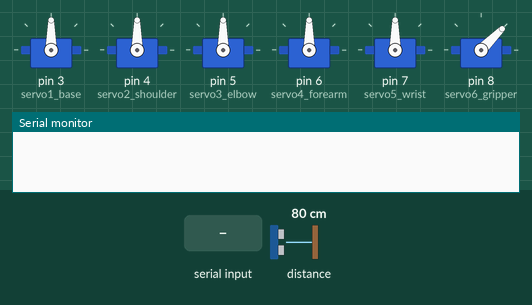
Recording of a sketch running on a simulated Arduino Uno, built with avr-gcc and run on an emulated ATmega328P. Parts: 6 × servo, the last lines printed to the serial monitor. The test bench sets the inputs (shaded band); at power-on: distance to the obstacle 80 cm. No radio packets arrive unless stated.

Above: at 1.2 s.
1.3 s: "90,45,200,10,150,30\n" received over Serial
At 2.2 s:
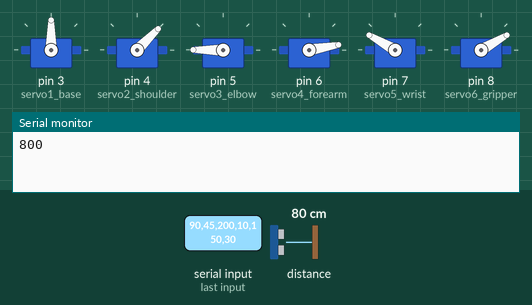
2.8 s: "30,150,10,200,45,90\n" received over Serial
At 3.3 s:
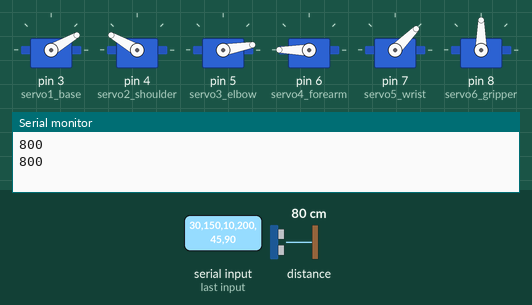
Timing chart, 0 to 5.8 s (numbered marks = the images above; inputs shaded):
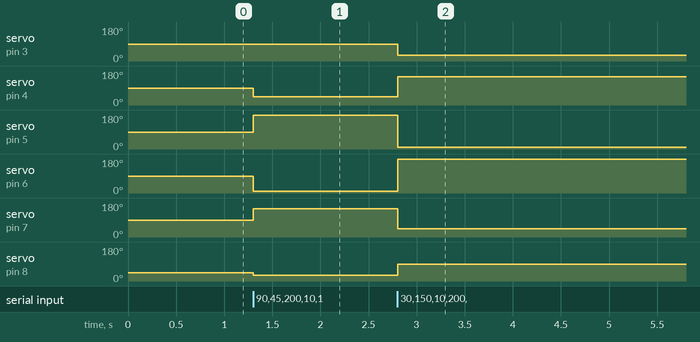

The sketch:

inverse_forward_kinematics.ino
```cpp
#include <Servo.h>
#include <VL53L0X.h>
#include <Wire.h>
#include <SPI.h>
#include <RF24.h>

// Создаем объекты сервоприводов
Servo servo1_base;
Servo servo2_shoulder;
Servo servo3_elbow;
Servo servo4_forearm;
Servo servo5_wrist;
Servo servo6_gripper;

// Создаем объект лазерного датчика и радиомодуля
VL53L0X sensor;

RF24 radio(10, 9); // CE = 10, CSN = 9
const uint64_t address = 0xF0F0F0F0E1LL;

void setup() {
  Serial.begin(115200);
  Serial.setTimeout(10);

  servo1_base.attach(3);
  servo2_shoulder.attach(4);
  servo3_elbow.attach(5);
  servo4_forearm.attach(6);
  servo5_wrist.attach(7);
  servo6_gripper.attach(8);

  Wire.begin();
  sensor.init();
  sensor.startContinuous();

  servo1_base.write(90);
  servo2_shoulder.write(90);
  servo3_elbow.write(90);
  servo4_forearm.write(90);
  servo5_wrist.write(90);
  servo6_gripper.write(45);

  // Инициализация радио-мастера
  if (!radio.begin()) {
    Serial.println("ОШИБКА: Радиомодуль TX не найден!");
    while (1) {}
  }
  radio.setAutoAck(false);
  radio.setPALevel(RF24_PA_MIN);
  radio.setChannel(115);
  radio.setPayloadSize(32);
  radio.setDataRate(RF24_250KBPS);
  radio.openWritingPipe(address);
  radio.stopListening(); // Мастер работает на передачу
}

void loop() {
  if (Serial.available() > 0) {
    char firstChar = Serial.peek();

    // 1. ЕСЛИ ПРИШЛА РАДИОКОМАНДА (например, "RADIO:MOVE:20\n")
    if (firstChar == 'R') {
      String cmd = Serial.readStringUntil('\n');
      cmd.remove(0, 6); // Удаляем префикс "RADIO:" (6 символов)

      char msg[32] = {0};
      cmd.toCharArray(msg, 32);

      bool success = radio.write(msg, sizeof(msg));
      if (success) {
        Serial.println("RADIO_TX_OK");
      } else {
        Serial.println("RADIO_TX_FAIL");
      }
    }
    // 2. ЕСЛИ ПРИШЛИ УГЛЫ ДЛЯ СЕРВОПРИВОДОВ (число или знак минуса)
    else if (isDigit(firstChar) || firstChar == '-') {
      int j1 = Serial.parseInt();
      int j2 = Serial.parseInt();
      int j3 = Serial.parseInt();
      int j4 = Serial.parseInt();
      int j5 = Serial.parseInt();
      int gripper = Serial.parseInt();

      if (Serial.read() == '\n') {
        servo1_base.write(constrain(j1, 0, 180));
        servo2_shoulder.write(constrain(j2, 0, 180));
        servo3_elbow.write(constrain(j3, 0, 180));
        servo4_forearm.write(constrain(j4, 0, 180));
        servo5_wrist.write(constrain(j5, 0, 180));
        servo6_gripper.write(constrain(gripper, 0, 90));

        int distance = sensor.readRangeContinuousMillimeters();
        Serial.println(distance);
      }
    } else {
      // Очистка буфера от случайного мусора
      Serial.read();
    }
  }
}
```

Measured:
- after the input at 1.3 s, servo on pin 4 (servo2_shoulder): 90° → 45° at once; servo on pin 5 (servo3_elbow): 90° → 180° at once; servo on pin 6 (servo4_forearm): 90° → 10° at once; servo on pin 7 (servo5_wrist): 90° → 150° at once; servo on pin 8 (servo6_gripper): 45° → 30° at once
- after the input at 2.8 s, servo on pin 3 (servo1_base): 90° → 30° at once; servo on pin 4 (servo2_shoulder): 45° → 150° at once; servo on pin 5 (servo3_elbow): 180° → 10° at once; servo on pin 6 (servo4_forearm): 10° → 180° at once; servo on pin 7 (servo5_wrist): 150° → 45° at once
